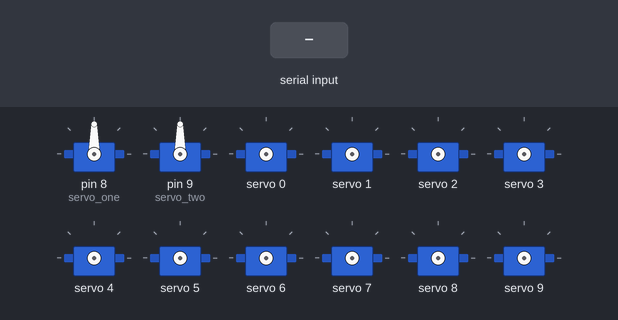
Recording of a sketch running on a simulated Arduino Uno, built with avr-gcc and run on an emulated ATmega328P. Shown: 12 × servo. Inputs (shaded band) come from the test bench.

Above: at 2.2 s.
2.3 s: "r" received over the second serial link
At 2.5 s:
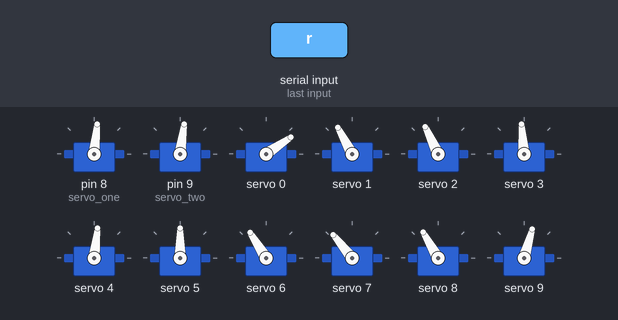
5.3 s: "u90\n" received over the second serial link
7.8 s: "u,45\n" received over the second serial link
At 8.3 s:
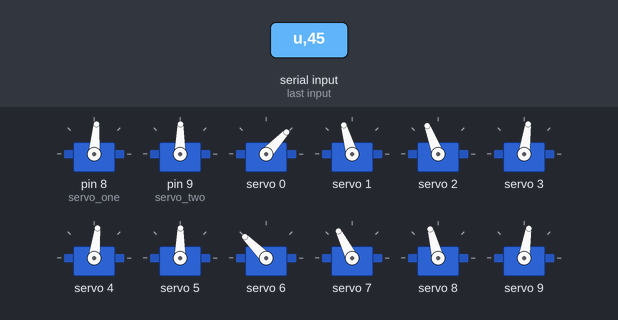
10.2 s: "d90\n" received over the second serial link
At 10.71 s:
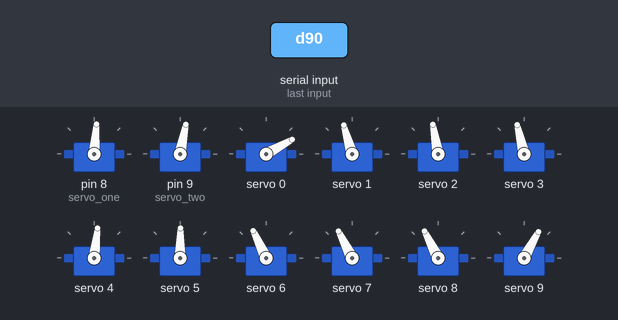
12.7 s: "l90\n" received over the second serial link
At 13.5 s:
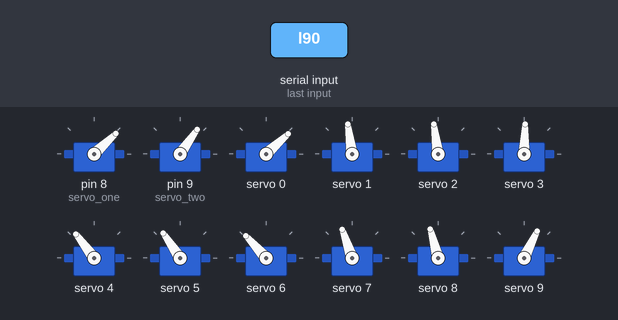
15.1 s: "u" received over the second serial link
At 15.9 s:
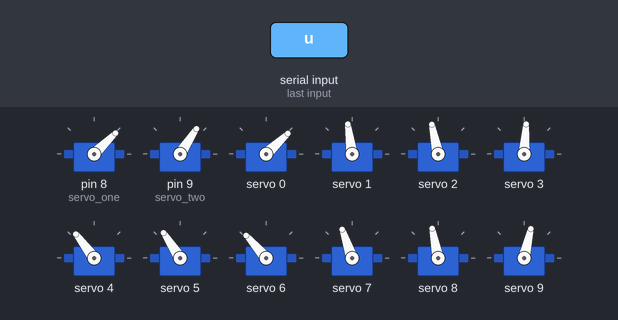
Timing chart, 0 to 19.1 s (numbered marks = the images above; inputs shaded):
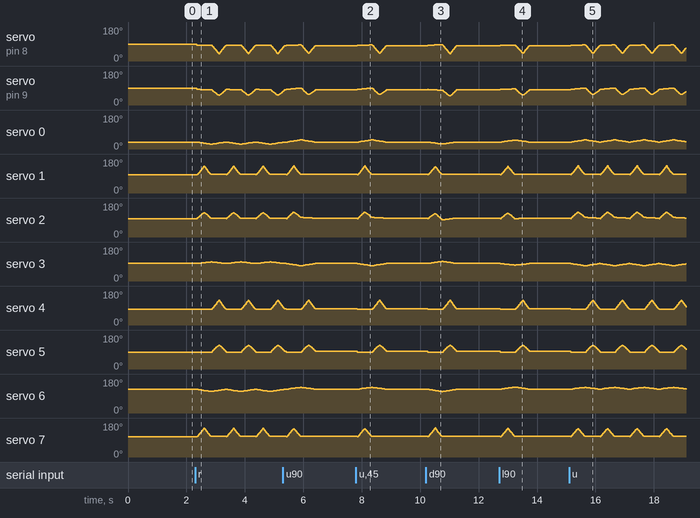

The sketch:

hexaPOD.ino
```cpp
#include <Wire.h>
#include <Adafruit_PWMServoDriver.h>
#include <Servo.h>
#include <SoftwareSerial.h>

SoftwareSerial miBT(10, 11);

// var control
char DATO = 0;

bool calibrate = false;

String array_paramiters[6];

char clave = 'z';
String paramiter;

bool speed_control= false;
bool sleep_hex = false;

// Calibracion
int indice = 0;

// Servo 17-18
Servo servo_one;
Servo servo_two;

// Adafruit_PWMServoDriver
Adafruit_PWMServoDriver servo_placa = Adafruit_PWMServoDriver(0x40);

int duty1;

// { PMIN, PMAX }
int matrizPulsos[18][2] = {
  { 80, 525 },
  { 120, 600 },
  { 120, 600 },

  { 140, 600 },
  { 80, 580 },
  { 90, 620 },

  { 125, 620 },
  { 155, 625 },
  { 125, 620 },

  { 150, 640 },
  { 140, 620 },
  { 150, 640 },

  { 80, 680 },
  { 120, 620 },
  { 75, 565 },

  { 140, 620 },
  { 450, 6750 },
  { 590, 6650 }
};

// Dimension
double ejeX = 119.88;
double ejeY = 36.68;
double ejeZ = 70;

// Angulos
double gamma;

double alfa;
double alfa1;
double alfa2;

double beta;

double hipoXY;
double lineaAlfa;

// Medidas
double COXA = 28;
double FEMUR = 55;
double TIBIA = 80;

// Control Movimiento
double max_percent = 100;  // porcentaje maximo
int patas = 6;             // numero de patas involucradas
double avance_general = 5; // avance por grados - menos pierde velocidad (7)

// Distancia de movimientos
double altura = 75;
double distancia = 18;
int velocidad = 5;

double desZ = 40;
double desY = 40;

double dis_x = 70;

double X = distancia;
double Z;
double Y;
double Z2;
double Y2;

void setup() {
  // Bluetooth
  miBT.begin(38400);

  // Monitor Serial
  Serial.begin(9600);

  // PWMServoDriver
  servo_placa.begin();
  servo_placa.setPWMFreq(60);  // Frecuencia PWM de 60Hz o T=16,66ms

  // Inicialization of two servos free
  servo_one.attach(8, matrizPulsos[16][0], matrizPulsos[16][1]);
  servo_two.attach(9, matrizPulsos[17][0], matrizPulsos[17][1]);

  delay(1000);
}

void SetServoMovGeneral(uint8_t servo, double angulo) {
  duty1 = map(angulo, 0, 180, matrizPulsos[servo][0], matrizPulsos[servo][1]);
  servo_placa.setPWM(servo, 0, duty1);
}

void SetCalibrateServo(uint8_t n_servo1, int angulo1, int pMin, int pMax) {
  //duty1 = map(angulo1, 0, 180, 140, 620);

  // Servo 17 y 18 no se incluye en modulo PWM servo driver
  if (n_servo1 == 17) {
    servo_one.attach(8, pMin, pMax);
    servo_one.write(angulo1);
  } else if (n_servo1 == 18) {  //590 6650
    servo_two.attach(9, pMin, pMax);
    servo_two.write(angulo1);
  // Servos que si cuentan con PWM servo driver
  } else {
    duty1 = map(angulo1, 0, 180, pMin, pMax);
    servo_placa.setPWM(n_servo1, 0, duty1);
  }
}

void ServoCalibrate() {
  calibrate = (DATO == clave) ? !calibrate : calibrate;

  if (calibrate) {
      if (DATO != '-') {
        paramiter += String(DATO);
      }else {
        array_paramiters[indice] = paramiter;
        paramiter = "";
        indice++;
      }
  }
  delay(10);
  if (!calibrate && indice > 0) {
    Serial.println("");
    Serial.println("[+] SERVO: " + String(array_paramiters[1]));
    Serial.println("[+] ANGULO: " + String(array_paramiters[2]));
    Serial.println("[+] PMIN: " + String(array_paramiters[3]));
    Serial.println("[+] PMAX: " + String(array_paramiters[4]));

    SetCalibrateServo(array_paramiters[1].toInt(), array_paramiters[2].toInt(), array_paramiters[3].toInt(), array_paramiters[4].toInt());
    delay(100);

    indice = 0;
  }
}

// Funciones para hacer los calculos
double HipoXY(double ejeX, double ejeY) {
  return sqrt(pow(ejeX, 2) + pow(ejeY, 2));
}

double LineaA(double ejeZ, double hipotenusaXY) {
  return sqrt(pow(ejeZ, 2) + pow(hipotenusaXY - COXA, 2));
}

double Gamma(double ejeY, double ejeX) {
  return atan(ejeY / ejeX) * RAD_TO_DEG;
}

double Alfa(double ejeZ, double lineaAlfa) {
  alfa1 = acos(ejeZ / lineaAlfa) * RAD_TO_DEG;
  alfa2 = acos((pow(TIBIA, 2) - pow(FEMUR, 2) - pow(lineaAlfa, 2)) / (-2 * FEMUR * lineaAlfa)) * RAD_TO_DEG;
  return alfa1 + alfa2;
}

double Beta(double lineaAlfa) {
  return acos((pow(lineaAlfa, 2) - pow(TIBIA, 2) - pow(FEMUR, 2)) / (-2 * TIBIA * FEMUR)) * RAD_TO_DEG;
}

void CinematicaInversa(double avance, double InicialPosition[][3], double FinalPosition[][3], double FinalPosition2[][3]) {
  double ProcessPosition[6][3] = {};
  double ProcessPosition2[6][3] = {};

  while (true) {

    for (double percent = 1; percent <= max_percent; percent += avance_general) {  // iteraciones generales hasta que este en 100%
      //-------------------------------------------------------
      for (int i = 0; i < patas; i++) {
        for (int j = 0; j < 3; j++) {
          if (j == 2) {  // si estoy en la columna z
            if (percent * 2 > max_percent) {
              ProcessPosition[i][j] = (InicialPosition[i][j] + (FinalPosition[i][j] * (max_percent / 100))) - FinalPosition[i][j] * (((percent - (max_percent / 2)) * 2) / 100);
            } else {
              ProcessPosition[i][j] = InicialPosition[i][j] + FinalPosition[i][j] * ((percent * 2) / 100);
            }
          } else {
            ProcessPosition[i][j] = InicialPosition[i][j] + FinalPosition[i][j] * (percent / 100);
          }
        }
      }

      //-------------------------------------------------------
      for (int pos = 0; pos < patas; pos++) {
        //-----------------------------
        ejeX = ProcessPosition[pos][0];
        ejeY = ProcessPosition[pos][1];
        ejeZ = ProcessPosition[pos][2];
        //-----------------------------
        hipoXY = HipoXY(ejeX, ejeY);
        lineaAlfa = LineaA(ejeZ, hipoXY);
        gamma = Gamma(ejeY, ejeX);
        alfa = Alfa(ejeZ, lineaAlfa);
        beta = Beta(lineaAlfa);
        //-----------------------------
        for (int srv = pos * 3; srv < pos * 3 + 1; srv++) {  //itera por cada servo; desde el 0 hasta el 17 segun la iteracion "pos"
          if (srv + 2 <= 8) {
            SetServoMovGeneral(srv, abs(90 - gamma));
            SetServoMovGeneral(srv + 1, alfa);
            SetServoMovGeneral(srv + 2, abs(beta - 180));
          } else if (srv + 2 >= 16) {
            SetServoMovGeneral(srv, abs(90 - gamma));
            servo_one.write(abs(180 - alfa));
            servo_two.write(abs(beta));
          } else {
            SetServoMovGeneral(srv, abs(90 - gamma));
            SetServoMovGeneral(srv + 1, abs(180 - alfa));
            SetServoMovGeneral(srv + 2, abs(beta));
          }
        }
      }
      delay(velocidad);
      //-------------------------------------------------------
    }

    //-------------------------------------------------------------------------------------------------------------------------------

    for (double percent = 1; percent <= max_percent; percent += avance_general) {  // iteraciones generales hasta que este en 100%
      //-------------------------------------------------------
      for (int i = 0; i < patas; i++) {
        for (int j = 0; j < 3; j++) {

          if (j == 2) {  // si estoy en la columna z
            if (percent * 2 > max_percent) {
              ProcessPosition2[i][j] = (ProcessPosition[i][j] + (FinalPosition2[i][j] * (max_percent / 100))) - FinalPosition2[i][j] * (((percent - (max_percent / 2)) * 2) / 100);
            } else {
              ProcessPosition2[i][j] = ProcessPosition[i][j] + FinalPosition2[i][j] * ((percent * 2) / 100);
            }
          } else {
            ProcessPosition2[i][j] = ProcessPosition[i][j] + FinalPosition2[i][j] * (percent / 100);
          }
        }
      }

      //-------------------------------------------------------
      for (int pos = 0; pos < patas; pos++) {
        //-----------------------------
        ejeX = ProcessPosition2[pos][0];
        ejeY = ProcessPosition2[pos][1];
        ejeZ = ProcessPosition2[pos][2];
        //-----------------------------
        hipoXY = HipoXY(ejeX, ejeY);
        lineaAlfa = LineaA(ejeZ, hipoXY);
        gamma = Gamma(ejeY, ejeX);
        alfa = Alfa(ejeZ, lineaAlfa);
        beta = Beta(lineaAlfa);
        //-----------------------------
        for (int srv = pos * 3; srv < pos * 3 + 1; srv++) {  //itera por cada servo; desde el 0 hasta el 17 segun la iteracion "pos"
          if (srv + 2 <= 8) {
            SetServoMovGeneral(srv, abs(90 - gamma));
            SetServoMovGeneral(srv + 1, alfa);
            SetServoMovGeneral(srv + 2, abs(beta - 180));
          } else if (srv + 2 >= 16) {
            SetServoMovGeneral(srv, abs(90 - gamma));
            servo_one.write(abs(180 - alfa));
            servo_two.write(abs(beta));
          } else {
            SetServoMovGeneral(srv, abs(90 - gamma));
            SetServoMovGeneral(srv + 1, abs(180 - alfa));
            SetServoMovGeneral(srv + 2, abs(beta));
          }
        }
      }
      delay(velocidad);
      //-------------------------------------------------------
    }

    if (miBT.available()) {
      break;
    }
  }
}

void BasicTraslation(double Inicial[][3], double Traslation[][3], bool hex_status) {
  avance_general = 3;

  // matrices temporales
  double ProcessPosition[6][3] = {};
  bool tmp = false;

  if (hex_status) {
    sleep_hex = true;
  }else if (!hex_status) {
    sleep_hex = false;
  }else {
    sleep_hex = !sleep_hex;
  }

  for (double percent = 1; percent <= max_percent; percent += avance_general) {  // iteraciones generales hasta que este en 100%
      //-------------------------------------------------------
      if (sleep_hex) {
        for (int i = 0; i < patas; i++) {
          for (int j = 0; j < 3; j++) {
              ProcessPosition[i][j] = Inicial[i][j] + Traslation[i][j] * ((percent * 2) / 100);
             // Serial.print(String(ProcessPosition[i][j]) + " - ");
          }
         // Serial.println("");
        }
        tmp = false;
      }else {
        //Serial.print("000000000000000000000\n");
        for (int i = 0; i < patas; i++) {
          for (int j = 0; j < 3; j++) {
              ProcessPosition[i][j] = (Inicial[i][j] + Traslation[i][j]) - Traslation[i][j] * (((percent - (max_percent / 2)) * 2) / 100);
              //Serial.print(String(ProcessPosition[i][j]) + " - ");
              //ProcessPosition[i][j] = Inicial[i][j] + Traslation[i][j] * ((percent * 2) / 100);
          }
          tmp = true;
          //Serial.println("");
        }
      }
      //-------------------------------------------------------

      for (int pos = 0; pos < patas; pos++) {
        //-----------------------------
        ejeX = ProcessPosition[pos][0];
        ejeY = ProcessPosition[pos][1];
        ejeZ = ProcessPosition[pos][2];
        //-----------------------------
        hipoXY = HipoXY(ejeX, ejeY);
        lineaAlfa = LineaA(ejeZ, hipoXY);
        gamma = Gamma(ejeY, ejeX);
        alfa = Alfa(ejeZ, lineaAlfa);
        beta = Beta(lineaAlfa);
        //-----------------------------
        for (int srv = pos * 3; srv < pos * 3 + 1; srv++) {  //itera por cada servo; desde el 0 hasta el 17 segun la iteracion "pos"
          if (srv + 2 <= 8) {
            SetServoMovGeneral(srv, abs(90 - gamma));
            SetServoMovGeneral(srv + 1, alfa);
            SetServoMovGeneral(srv + 2, abs(beta - 180));
          } else if (srv + 2 >= 16) {
            SetServoMovGeneral(srv, abs(90 - gamma));
            servo_one.write(abs(180 - alfa));
            servo_two.write(abs(beta));
          } else {
            SetServoMovGeneral(srv, abs(90 - gamma));
            SetServoMovGeneral(srv + 1, abs(180 - alfa));
            SetServoMovGeneral(srv + 2, abs(beta));
          }
        }
      }
      delay(velocidad);
      //-------------------------------------------------------
  }
  sleep_hex = tmp;
}

void movUP() {
  Z = altura;
  Y = distancia;

  Z2 = desZ;
  Y2 = desY;
  int x_des = 0;


  double InicialPosition[][3] = {
    //x   y     z
    { dis_x, Y2, Z },
    { 85, 0, Z },
    { dis_x, -Y2, Z },

    { dis_x, Y2, Z },
    { 85, 0, Z },
    { dis_x, -Y2, Z }
  };

  double FinalPosition[][3] = {
    //x   y    z                  No es una posicion final, es el avance que va tener.
    { 0, -Y, -Z2 },
    { 0, Y, 0 },
    { 0, -Y, -Z2 },

    { 0, -Y, 0 },
    { 0, Y, -Z2 },
    { 0, -Y, 0 }
  };

  double FinalPosition2[][3] = {
    //x   y    z                  No es una posicion final, es el avance que va tener.
    { 0, Y, 0 },
    { 0, -Y, -Z2 },
    { 0, Y, 0 },

    { 0, Y, -Z2 },
    { 0, -Y, 0 },
    { 0, Y, -Z2 }
  };

  CinematicaInversa(8, InicialPosition, FinalPosition, FinalPosition2);
}

void movDW() {
  Z = altura;
  Y = distancia;
  Z2 = desZ;
  Y2 = desY;

  double retro[][3] = {
    //x   y     z
    { dis_x, Y2, Z },
    { 85, 0, Z },
    { dis_x, -Y2, Z },

    { dis_x, Y2, Z },
    { 85, 0, Z },
    { dis_x, -Y2, Z }
  };

  double fretro[][3] = {
    //x   y    z                  No es una posicion final, es el avance que va tener.
    { 0, Y, -Z2 },
    { 0, -Y, 0 },
    { 0, Y, -Z2 },

    { 0, Y, 0 },
    { 0, -Y, -Z2 },
    { 0, Y, 0 }
  };

  double fretro2[][3] = {
    //x   y    z                  No es una posicion final, es el avance que va tener.
    { 0, -Y, 0 },
    { 0, Y, -Z2 },
    { 0, -Y, 0 },

    { 0, -Y, -Z2 },
    { 0, Y, 0 },
    { 0, -Y, -Z2 }
  };

  CinematicaInversa(6, retro, fretro, fretro2);
}

void movLF() {
  Z = altura;
  Y = distancia-5;
  Z2 = desZ;
  Y2 = desY;

  X = 10;

  double left[][3] = {
    //x   y     z
    { dis_x, Y2, Z },
    { 85, 0, Z },
    { 70, -Y2, Z },

    { dis_x, Y2, Z },
    { 85, 0, Z },
    { dis_x, -Y2, Z }
  };

  double fleft1[][3] = {
    //x   y    z                  No es una posicion final, es el avance que va tener.
    { X, -Y, -Z2 },
    { 0, Y, 0 },
    { -X, -Y, -Z2 },

    { -X, Y, 0 },
    { 0, -Y, -Z2 },
    { X, Y, 0 }
  };

  double fleft2[][3] = {
    //x   y    z                  No es una posicion final, es el avance que va tener.
    { -X, Y, 0 },
    { 0, -Y, -Z2 },
    { X, Y, 0 },

    { X, -Y, -Z2 },
    { 0, Y, 0 },
    { -X, -Y, -Z2 }
  };

  CinematicaInversa(5, left, fleft1, fleft2);
}

void movRG() {
  Z = altura;
  Y = distancia-5;
  Z2 = desZ;
  Y2 = desY;

   X = 10;

  double right[][3] = {
    //x   y     z
    { dis_x, Y2, Z },
    { 85, 0, Z },
    { dis_x, -Y2, Z },

    { dis_x, Y2, Z },
    { 85, 0, Z },
    { dis_x, -Y2, Z }
  };

  double fright1[][3] = {
    //x   y    z                  No es una posicion final, es el avance que va tener.
    { -X, Y, -Z2 },
    { 0, -Y, 0 },
    { X, Y, -Z2 },

    { X, -Y, 0 },
    { 0, Y, -Z2 },
    { -X, -Y, 0 }
  };

  double fright2[][3] = {
    //x   y    z                  No es una posicion final, es el avance que va tener.
    { X, -Y, 0 },
    { 0, Y, -Z2 },
    { -X, -Y, 0 },

    { -X, Y, -Z2 },
    { 0, -Y, 0 },
    { X, Y, -Z2 }
  };

  CinematicaInversa(5, right, fright1, fright2);
}

void CustomA(bool hex_status) {
  Z = altura;
  Y = distancia;

  Z2 = desZ - 15;
  Y2 = desY;

  double InicialPosition[][3] = {
    //x   y     z
    { dis_x, Y2, Z },
    { 85, 0, Z - 4 },
    { dis_x, -Y2, Z },

    { dis_x, Y2, Z },
    { 85, 0, Z - 4 },
    { dis_x, -30, Z }
  };

  double Sleep[][3] = {
    //x   y    z                  No es una posicion final, es el avance que va tener.
    { 0, 0, -Z2 },
    { 0, 0, -Z2},
    { 0, 0, -Z2 },

    { 0, 0, -Z2 },
    { 0, 0, -Z2},
    { 0, 0, -Z2 }
  };

  BasicTraslation(InicialPosition, Sleep, hex_status);
}

void Velocidad() {
  if (DATO == 'v') {
    speed_control = !speed_control;
    return;
  }

  if (speed_control) {
    avance_general = String(DATO).toInt();
    Serial.println("Avance: " + String(avance_general));
    speed_control = false;
  }
}

void loop() {
  if (miBT.available()) {
    DATO = miBT.read();

    //Serial.println(DATO);
    ServoCalibrate();
    Velocidad();

    switch (DATO) {
      case 'i':
        //CustomA(true);
        break;
      case 'u':
        movUP();
        break;
      case 'd':
        movDW();
        break;
      case 'l':
        movLF();
        break;
      case 'r':
        movRG();
        break;
    }
  }
  delay(30);
}
```

Measured:
- after the input at 7.8 s, servo 0: rises from 37° to 49° in 0.43 s, then falls to 37° in 0.48 s; servo 6: rises from 126° to 136° in 0.45 s, then falls to 126° in 0.50 s; servo 9: rises from 71° to 84° in 0.43 s, then falls to 71° in 0.48 s
- after the input at 10.2 s, servo 3: rises from 93° to 104° in 0.43 s, then falls to 93° in 0.48 s
- after the input at 12.7 s, servo 0: rises from 37° to 47° in 0.40 s, then falls to 37° in 0.50 s; servo 6: rises from 126° to 137° in 0.43 s, then falls to 126° in 0.53 s
